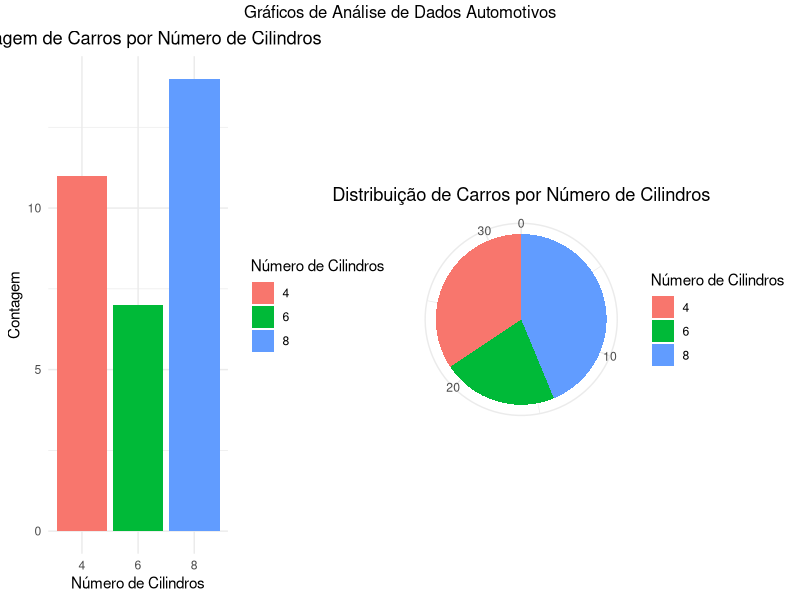

Reproduce this figure in R.
# Instalando e carregando os pacotes necessários
if (!require(ggplot2)) {
    install.packages("ggplot2")
}
if (!require(gridExtra)) {
    install.packages("gridExtra")
}
library(ggplot2)
library(gridExtra)

# Limpando o ambiente
rm(list=ls())

# Carregando a base de dados mtcars
data(mtcars)

# Criando um dataframe com as variáveis de interesse
dados <- mtcars[, c("mpg", "cyl", "wt", "hp")]

# Criando o gráfico de barras
grafico_barras <- ggplot(dados, aes(x = factor(cyl), fill = factor(cyl))) +
  geom_bar() +
  labs(x = "Número de Cilindros", y = "Contagem", fill = "Número de Cilindros") +
  ggtitle("Contagem de Carros por Número de Cilindros") +
  theme_minimal() +
  theme(plot.title = element_text(hjust = 0.5))

# Criando o gráfico de pizza
grafico_pizza <- ggplot(dados, aes(x = "", fill = factor(cyl))) +
  geom_bar(width = 1) +
  coord_polar("y", start = 0) +
  labs(x = NULL, y = NULL, fill = "Número de Cilindros") +
  ggtitle("Distribuição de Carros por Número de Cilindros") +
  theme_minimal() +
  theme(plot.title = element_text(hjust = 0.5))

# Exibindo os gráficos lado a lado
grid.arrange(grafico_barras, grafico_pizza, ncol = 2, top = "Gráficos de Análise de Dados Automotivos")
